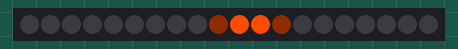
Recording of a sketch running on a simulated Arduino Uno, built for the host (arithmetic inside an expression is 32-bit, double 64-bit). Parts: 20 RGB LEDs in strip order, left to right.

Above: at 0.1 s.
At 2.9 s:
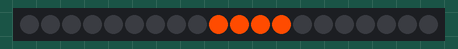
At 3.5 s:
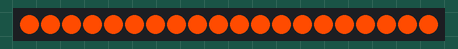

The sketch:

sketch_mar21a.ino
```cpp
#include <FastLED.h>

#define LED_PIN     7
#define NUM_LEDS    20

CRGB leds[NUM_LEDS];
int brightness = 0;
int fadeByAmount = 1;
uint8_t hue = 0;

void setup() {

  FastLED.addLeds<WS2812, LED_PIN, GRB>(leds, NUM_LEDS);
  FastLED.setMaxPowerInVoltsAndMilliamps(5, 500);
  FastLED.clear();

  for (int i = 0; i <= NUM_LEDS/2; i++) {
    leds[10-i] = CRGB(255, 75, 0);
    leds[11+i] = CRGB(255, 75, 0);
    for(int j=1; j<=15; j+=1){
      leds[10-i].setRGB(17*j,5*j,0);
      leds[11+i].setRGB(17*j,5*j,0);
      FastLED.show();
      if(i==1){
        delay(200);
      }
      else{
        delay(1);
      }
    }
    FastLED.show();
    delay(1);
  }
}

void loop() {

//  EVERY_N_SECONDS(1) {
//    hue++;
//  }
//
//  fill_solid(leds, NUM_LEDS, CHSV(hue, 155, 75));
//  FastLED.show();
}
```
